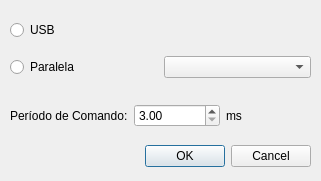
<?xml version="1.0" encoding="UTF-8"?>
<ui version="4.0">
 <class>FormConnection</class>
 <widget class="QDialog" name="FormConnection">
  <property name="geometry">
   <rect>
    <x>0</x>
    <y>0</y>
    <width>321</width>
    <height>181</height>
   </rect>
  </property>
  <property name="windowTitle">
   <string>Conexão</string>
  </property>
  <widget class="QDialogButtonBox" name="buttonBox">
   <property name="geometry">
    <rect>
     <x>10</x>
     <y>140</y>
     <width>301</width>
     <height>32</height>
    </rect>
   </property>
   <property name="orientation">
    <enum>Qt::Horizontal</enum>
   </property>
   <property name="standardButtons">
    <set>QDialogButtonBox::Cancel|QDialogButtonBox::Ok</set>
   </property>
  </widget>
  <widget class="QWidget" name="horizontalLayoutWidget">
   <property name="geometry">
    <rect>
     <x>10</x>
     <y>100</y>
     <width>301</width>
     <height>31</height>
    </rect>
   </property>
   <layout class="QHBoxLayout" name="horizontalLayout">
    <item>
     <widget class="QLabel" name="label">
      <property name="text">
       <string>Período de Comando:</string>
      </property>
     </widget>
    </item>
    <item>
     <widget class="QDoubleSpinBox" name="doubleSpinBox">
      <property name="minimum">
       <double>3.000000000000000</double>
      </property>
      <property name="maximum">
       <double>30.000000000000000</double>
      </property>
     </widget>
    </item>
    <item>
     <widget class="QLabel" name="label_2">
      <property name="text">
       <string>ms</string>
      </property>
     </widget>
    </item>
   </layout>
  </widget>
  <widget class="QWidget" name="gridLayoutWidget">
   <property name="geometry">
    <rect>
     <x>10</x>
     <y>10</y>
     <width>301</width>
     <height>80</height>
    </rect>
   </property>
   <layout class="QGridLayout" name="gridLayout">
    <item row="1" column="0">
     <widget class="QRadioButton" name="parallelRadioButton">
      <property name="text">
       <string>Paralela</string>
      </property>
     </widget>
    </item>
    <item row="0" column="0">
     <widget class="QRadioButton" name="usbRadioButton">
      <property name="text">
       <string>USB</string>
      </property>
     </widget>
    </item>
    <item row="1" column="1">
     <widget class="QComboBox" name="parallelPortComboBox"/>
    </item>
   </layout>
  </widget>
 </widget>
 <resources/>
 <connections>
  <connection>
   <sender>buttonBox</sender>
   <signal>accepted()</signal>
   <receiver>FormConnection</receiver>
   <slot>accept()</slot>
   <hints>
    <hint type="sourcelabel">
     <x>248</x>
     <y>254</y>
    </hint>
    <hint type="destinationlabel">
     <x>157</x>
     <y>274</y>
    </hint>
   </hints>
  </connection>
  <connection>
   <sender>buttonBox</sender>
   <signal>rejected()</signal>
   <receiver>FormConnection</receiver>
   <slot>reject()</slot>
   <hints>
    <hint type="sourcelabel">
     <x>316</x>
     <y>260</y>
    </hint>
    <hint type="destinationlabel">
     <x>286</x>
     <y>274</y>
    </hint>
   </hints>
  </connection>
 </connections>
</ui>
